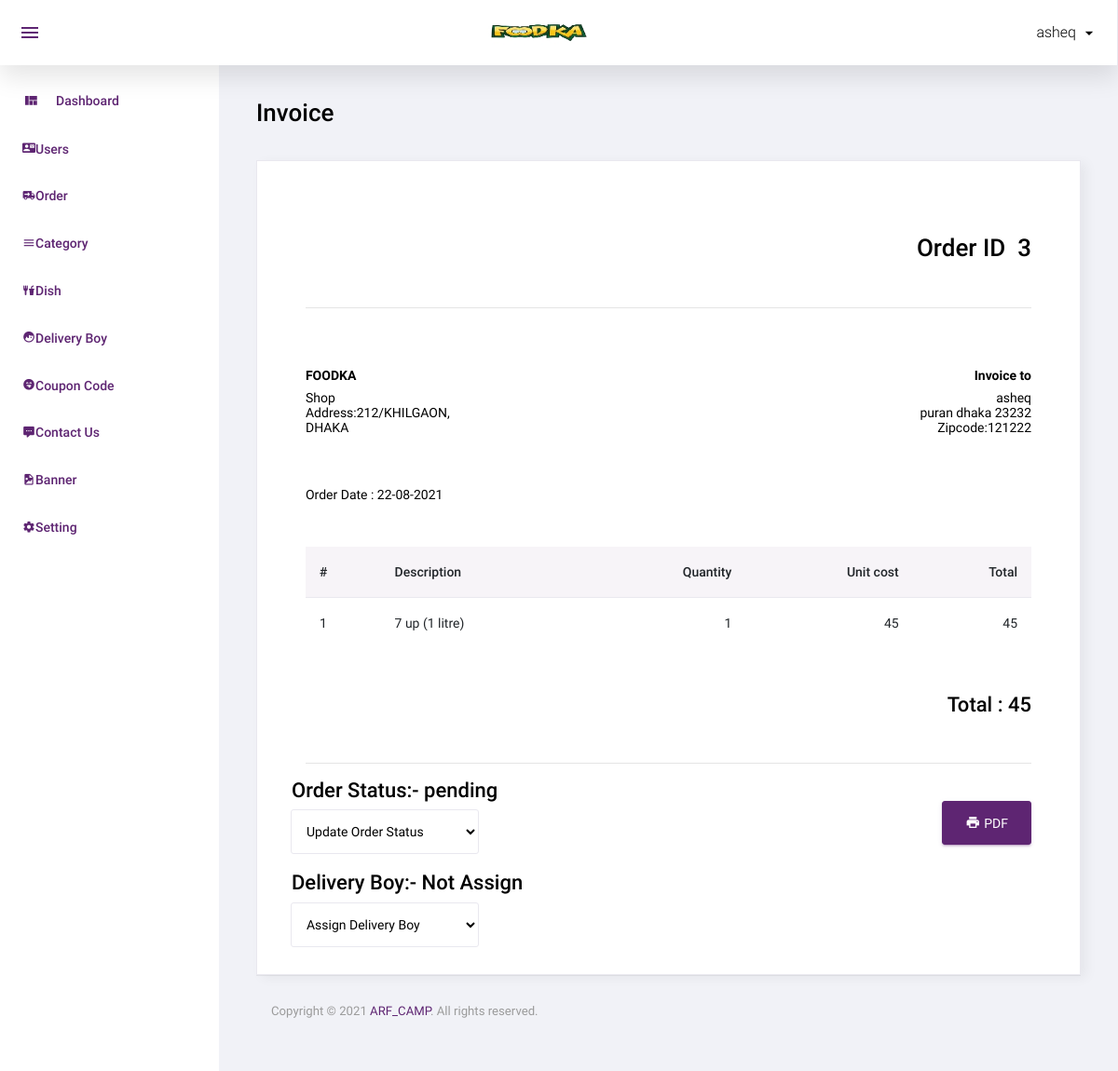
The page /admin/order_detail.php?id=3 (signed in) on the database its author committed.
### tables this page shows
CREATE TABLE `order_master` (
  `id` int(11) NOT NULL,
  `user_id` int(11) NOT NULL,
  `name` varchar(50) NOT NULL,
  `email` varchar(50) NOT NULL,
  `mobile` varchar(50) NOT NULL,
  `address` text NOT NULL,
  `total_price` float NOT NULL,
  `coupon_code` varchar(20) NOT NULL,
  `final_price` float NOT NULL,
  `zipcode` varchar(10) NOT NULL,
  `delivery_boy_id` int(11) NOT NULL,
  `payment_status` varchar(20) NOT NULL,
  `payment_type` varchar(10) NOT NULL,
  `payment_id` varchar(100) NOT NULL,
  `order_status` int(11) NOT NULL,
  `added_on` datetime NOT NULL,
  `delivered_on` datetime NOT NULL,
  `cancel_by` enum('user','admin') NOT NULL,
  `cancel_at` datetime NOT NULL
);

CREATE TABLE `order_detail` (
  `id` int(11) NOT NULL,
  `order_id` int(11) NOT NULL,
  `dish_details_id` int(11) NOT NULL,
  `price` float NOT NULL,
  `qty` int(11) NOT NULL
);

CREATE TABLE `dish` (
  `id` int(11) NOT NULL,
  `category_id` int(11) NOT NULL,
  `dish` varchar(100) NOT NULL,
  `dish_detail` text NOT NULL,
  `image` varchar(100) NOT NULL,
  `type` enum('veg','non-veg') NOT NULL,
  `status` int(11) NOT NULL,
  `added_on` datetime NOT NULL
);

CREATE TABLE `dish_details` (
  `id` int(11) NOT NULL,
  `dish_id` int(11) NOT NULL,
  `attribute` varchar(100) NOT NULL,
  `price` int(11) NOT NULL,
  `status` int(11) NOT NULL,
  `added_on` datetime NOT NULL
);

CREATE TABLE `order_status` (
  `id` int(11) NOT NULL,
  `order_status` varchar(50) NOT NULL
);

### function.inc.php (called while the page is built, shortened)
<?php
function get_safe_value($str){
	global $con;
	$str=mysqli_real_escape_string($con,$str);
	return $str;
}
function dateFormat($date){
  $str=strtotime($date);
  return date('d-m-Y',$str);
}
	?>
	<?php
function getOrderDetails($oid){
	global $con;
	$sql="select order_detail.price,order_detail.qty,dish_details.attribute,dish.dish,order_detail.dish_details_id
  from order_detail,dish_details,dish
  WHERE
  order_detail.order_id=$oid AND
  order_detail.dish_details_id=dish_details.id AND
  dish_details.dish_id=dish.id";
	$data=array();
	$res=mysqli_query($con,$sql);
	while($row=mysqli_fetch_assoc($res)){
		$data[]=$row;
	}
	return $data;
}
function getDeliveryBoyNameById($id){
  global $con;
  $sql="select name,mobile from delivery_boy where id='$id'";
  $res=mysqli_query($con,$sql);
  if(mysqli_num_rows($res)>0){
    $row=mysqli_fetch_assoc($res);
    return $row['name'].'('.$row['mobile'].')';
  }else{
    return 'Not Assign';
  }
}
?>

### admin/order_detail.php (the view, shortened to what this page needs)
<?php
include('top.php');
if(isset($_GET['id']) && $_GET['id']>0){
	$id=get_safe_value($_GET['id']);
	$sql="select order_master.*,order_status.order_status as order_status_str from order_master,order_status where order_master.order_status=order_status.id and order_master.id='$id' order by order_master.id desc";
	$res=mysqli_query($con,$sql);
	if(mysqli_num_rows($res)>0){
		$orderRow=mysqli_fetch_assoc($res);
	}else{
		redirect('index.php');
	}
}else{
	redirect('index.php');
}
?>
  <div class="page-header">
              <h3 class="page-title"> Invoice </h3>
            </div>
            <div class="row">
              <div class="col-lg-12">
                <div class="card px-2">
                  <div class="card-body">
                    <div class="container-fluid">
                      <h3 class="text-right my-5">Order ID&nbsp;&nbsp;<?php echo $id?></h3>
                      <hr>
                    </div>
                    <div class="container-fluid d-flex justify-content-between">
                      <div class="col-lg-3 pl-0">
                        <p class="mt-5 mb-2"><b>FOODKA</b></p>
                        <p>Shop Address:212/KHILGAON, DHAKA</p>
                      </div>
                      <div class="col-lg-3 pr-0">
                        <p class="mt-5 mb-2 text-right"><b>Invoice to</b></p>
                        <p class="text-right">
							<?php  echo $orderRow['name']?><br/>
							<?php  echo $orderRow['address']?><br/>
							Zipcode:<?php  echo $orderRow['zipcode']?><br/>
						</p>
                      </div>
                    </div>
                    <div class="container-fluid d-flex justify-content-between">
                      <div class="col-lg-3 pl-0">
                        <p class="mb-0 mt-5">Order Date : <?php  echo dateFormat($orderRow['added_on'])?></p>
                      </div>
                    </div>
                    <div class="container-fluid mt-5 d-flex justify-content-center w-100">
                      <div class="table-responsive w-100">
                        <table class="table">
                          <thead>
                            <tr class="bg-dark">
                              <th>#</th>
                              <th>Description</th>
                              <th class="text-right">Quantity</th>
                              <th class="text-right">Unit cost</th>
                              <th class="text-right">Total</th>
                            </tr>
                          </thead>
                          <tbody>
                            <?php
							$getOrderDetails=getOrderDetails($id);
							$pp=0;
							$i=1;
							foreach($getOrderDetails as $list){
							$pp=$pp+($list['price']*$list['qty']);
							?>
                            <tr class="text-right">
                              <td class="text-left"><?php echo $i?></td>
                              <td class="text-left"><?php echo $list['dish']?>(<?php echo $list['attribute']?>)</td>
                              <td><?php echo $list['qty']?></td>
                              <td><?php echo $list['price']?></td>
                              <td><?php echo $list['price']*$list['qty']?></td>
                            </tr>
							<?php
							$i++;
							} ?>
                          </tbody>
                        </table>
                      </div>
                    </div>
                    <div class="container-fluid mt-5 w-100">
                      <h4 class="text-right mb-5">Total : <?php echo $pp?></h4>
                      <hr>
                    </div>
                    <div class="container-fluid w-100">
                      <a href="../download_invoice.php?id=<?php echo $id?>" class="btn btn-primary float-right mt-4 ml-2"><i class="mdi mdi-printer mr-1"></i>PDF</a>
                    </div>
					<div>
						<?php
							echo "<h4>Order Status:- ".$orderRow['order_status_str']."</h4>";
						?>
						<select class="form-control wSelect200" name="order_status" id="order_status" onchange="updateOrderStatus()">
							<option val=''>Update Order Status</option>
						</select>
						<br/>
						<?php
							echo "<h4>Delivery Boy:- ".getDeliveryBoyNameById($orderRow['delivery_boy_id'])."</h4>";
						?>
						<select class="form-control wSelect200" name="delivery_boy" id="delivery_boy" onchange="updateDeliveryBoy()">
							<option val=''>Assign Delivery Boy</option>
						</select>
					</div>
                  </div>
                </div>
              </div>
<?php include('footer.php');?>

### rows shown on the page
order_master: name "asheq", address "puran dhaka 23232", zipcode "121222", added_on "22-08-2021", order_status.order_status "pending"
order_detail: dish.dish "7 up", dish_details.attribute "1 litre", qty "1", price "45", $list['price']*$list['qty'] "45"

### other values the page prints
$_SESSION['ADMIN_USER'] "asheq"
$id "3"
$pp "45"
getDeliveryBoyNameById($orderRow['delivery_boy_id']) "Not Assign"
